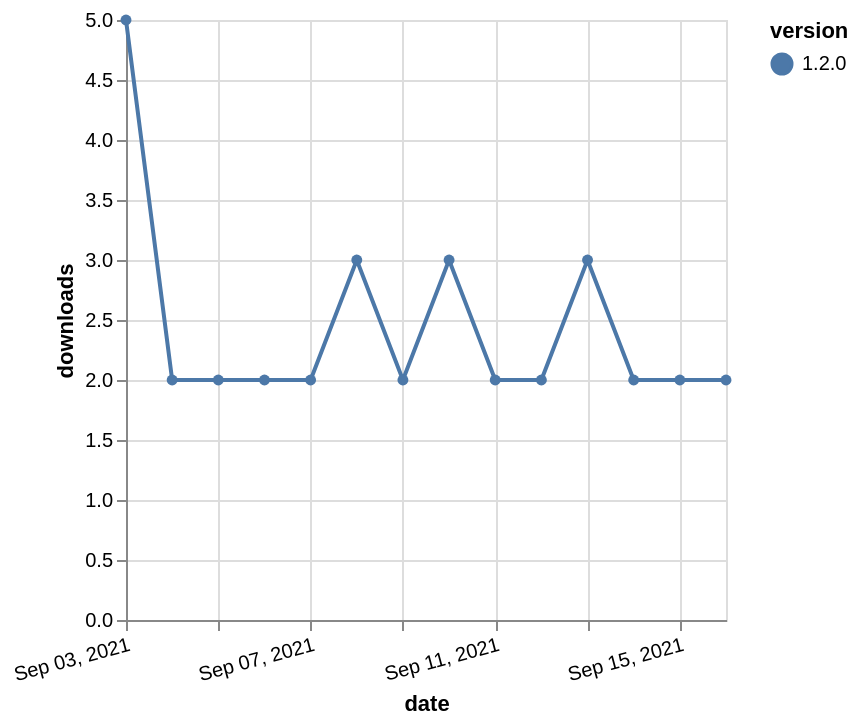

Vega-Lite specification for this chart:
### Vega-Lite specification from a JSON file in a GitHub repository (floating-point values rounded to 4 significant figures)
{"$schema": "https://vega.github.io/schema/vega-lite/v5.json", "description": "A simple bar chart with embedded data.", "data": {"values": [{"date": "2021-09-03", "total": 44, "delta": 5, "version": "1.2.0"}, {"date": "2021-09-04", "total": 46, "delta": 2, "version": "1.2.0"}, {"date": "2021-09-05", "total": 48, "delta": 2, "version": "1.2.0"}, {"date": "2021-09-06", "total": 50, "delta": 2, "version": "1.2.0"}, {"date": "2021-09-07", "total": 52, "delta": 2, "version": "1.2.0"}, {"date": "2021-09-08", "total": 55, "delta": 3, "version": "1.2.0"}, {"date": "2021-09-09", "total": 57, "delta": 2, "version": "1.2.0"}, {"date": "2021-09-10", "total": 60, "delta": 3, "version": "1.2.0"}, {"date": "2021-09-11", "total": 62, "delta": 2, "version": "1.2.0"}, {"date": "2021-09-12", "total": 64, "delta": 2, "version": "1.2.0"}, {"date": "2021-09-13", "total": 67, "delta": 3, "version": "1.2.0"}, {"date": "2021-09-14", "total": 69, "delta": 2, "version": "1.2.0"}, {"date": "2021-09-15", "total": 71, "delta": 2, "version": "1.2.0"}, {"date": "2021-09-16", "total": 73, "delta": 2, "version": "1.2.0"}]}, "width": "container", "mark": {"type": "line", "point": {"filled": true}}, "encoding": {"x": {"field": "date", "type": "temporal", "timeUnit": "yearmonthdate", "title": "date", "axis": {"labelAngle": -15}}, "y": {"field": "delta", "type": "quantitative", "title": "downloads"}, "color": {"field": "version", "type": "nominal"}, "tooltip": {"field": "delta"}}}
